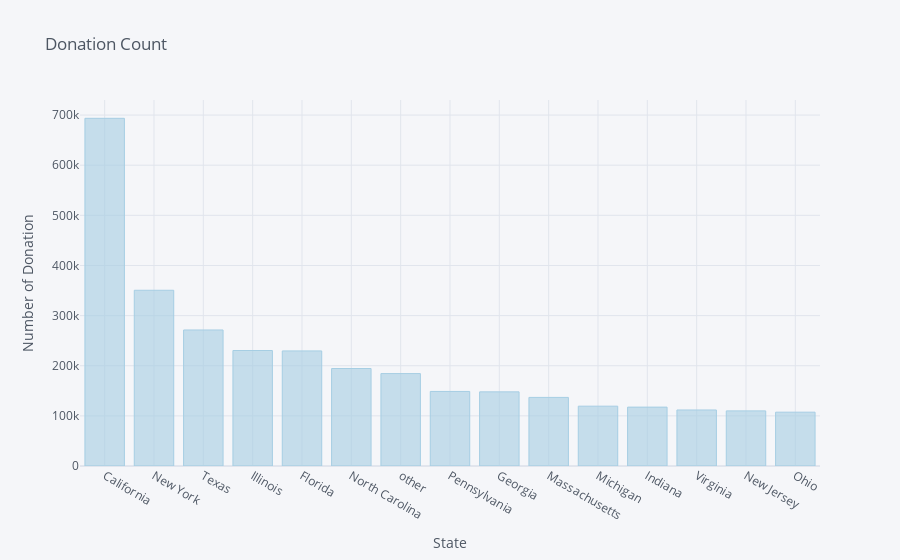

Notebook cell for this chart:
### Code cell
s3.iplot(kind='bar',xTitle='State',yTitle='Number of Donation',title='Donation Count',colorscale='paired')

### Figure 1 — Plotly figure (JSON) as saved in the notebook; plotly's stock layout.template omitted (floating-point values rounded to 4 significant figures)
{"data": [{"marker": {"color": "rgba(166, 206, 227, 0.6)", "line": {"color": "rgba(166, 206, 227, 1.0)", "width": 1}}, "name": "Donation ID", "orientation": "v", "text": "", "type": "bar", "x": ["California", "New York", "Texas", "Illinois", "Florida", "North Carolina", "other", "Pennsylvania", "Georgia", "Massachusetts", "Michigan", "Indiana", "Virginia", "New Jersey", "Ohio"], "y": [693577, 350553, 271348, 230350, 229542, 194465, 184324, 148752, 147897, 136845, 119337, 117470, 111740, 109926, 107401]}], "layout": {"legend": {"bgcolor": "#F5F6F9", "font": {"color": "#4D5663"}}, "paper_bgcolor": "#F5F6F9", "plot_bgcolor": "#F5F6F9", "title": {"font": {"color": "#4D5663"}, "text": "Donation Count"}, "xaxis": {"gridcolor": "#E1E5ED", "showgrid": true, "tickfont": {"color": "#4D5663"}, "title": {"font": {"color": "#4D5663"}, "text": "State"}, "zerolinecolor": "#E1E5ED"}, "yaxis": {"gridcolor": "#E1E5ED", "showgrid": true, "tickfont": {"color": "#4D5663"}, "title": {"font": {"color": "#4D5663"}, "text": "Number of Donation"}, "zerolinecolor": "#E1E5ED"}}}
